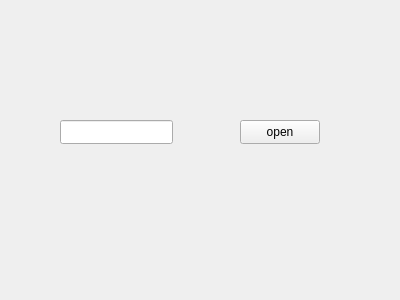
<?xml version="1.0" encoding="UTF-8"?>
<ui version="4.0">
 <class>wid</class>
 <widget class="QWidget" name="wid">
  <property name="geometry">
   <rect>
    <x>0</x>
    <y>0</y>
    <width>400</width>
    <height>300</height>
   </rect>
  </property>
  <property name="windowTitle">
   <string>wid</string>
  </property>
  <widget class="QLineEdit" name="insertedTxt">
   <property name="geometry">
    <rect>
     <x>60</x>
     <y>120</y>
     <width>113</width>
     <height>24</height>
    </rect>
   </property>
  </widget>
  <widget class="QPushButton" name="getEqBtn">
   <property name="geometry">
    <rect>
     <x>240</x>
     <y>120</y>
     <width>80</width>
     <height>24</height>
    </rect>
   </property>
   <property name="text">
    <string>open</string>
   </property>
  </widget>
  <widget class="QLabel" name="outputLbl">
   <property name="geometry">
    <rect>
     <x>30</x>
     <y>160</y>
     <width>321</width>
     <height>131</height>
    </rect>
   </property>
   <property name="text">
    <string/>
   </property>
  </widget>
 </widget>
 <layoutdefault spacing="6" margin="11"/>
 <resources/>
 <connections>
  <connection>
   <sender>getEqBtn</sender>
   <signal>clicked()</signal>
   <receiver>wid</receiver>
   <slot>on_getEqBtn_clicked()</slot>
   <hints>
    <hint type="sourcelabel">
     <x>287</x>
     <y>138</y>
    </hint>
    <hint type="destinationlabel">
     <x>365</x>
     <y>421</y>
    </hint>
   </hints>
  </connection>
  <connection>
   <sender>getEqBtn</sender>
   <signal>released()</signal>
   <receiver>wid</receiver>
   <slot>on_getEqBtn_released()</slot>
   <hints>
    <hint type="sourcelabel">
     <x>308</x>
     <y>132</y>
    </hint>
    <hint type="destinationlabel">
     <x>337</x>
     <y>414</y>
    </hint>
   </hints>
  </connection>
 </connections>
 <slots>
  <slot>on_getEqBtn_pressed()</slot>
  <slot>on_getEqBtn_clicked()</slot>
  <slot>on_getEqBtn_released()</slot>
 </slots>
</ui>
